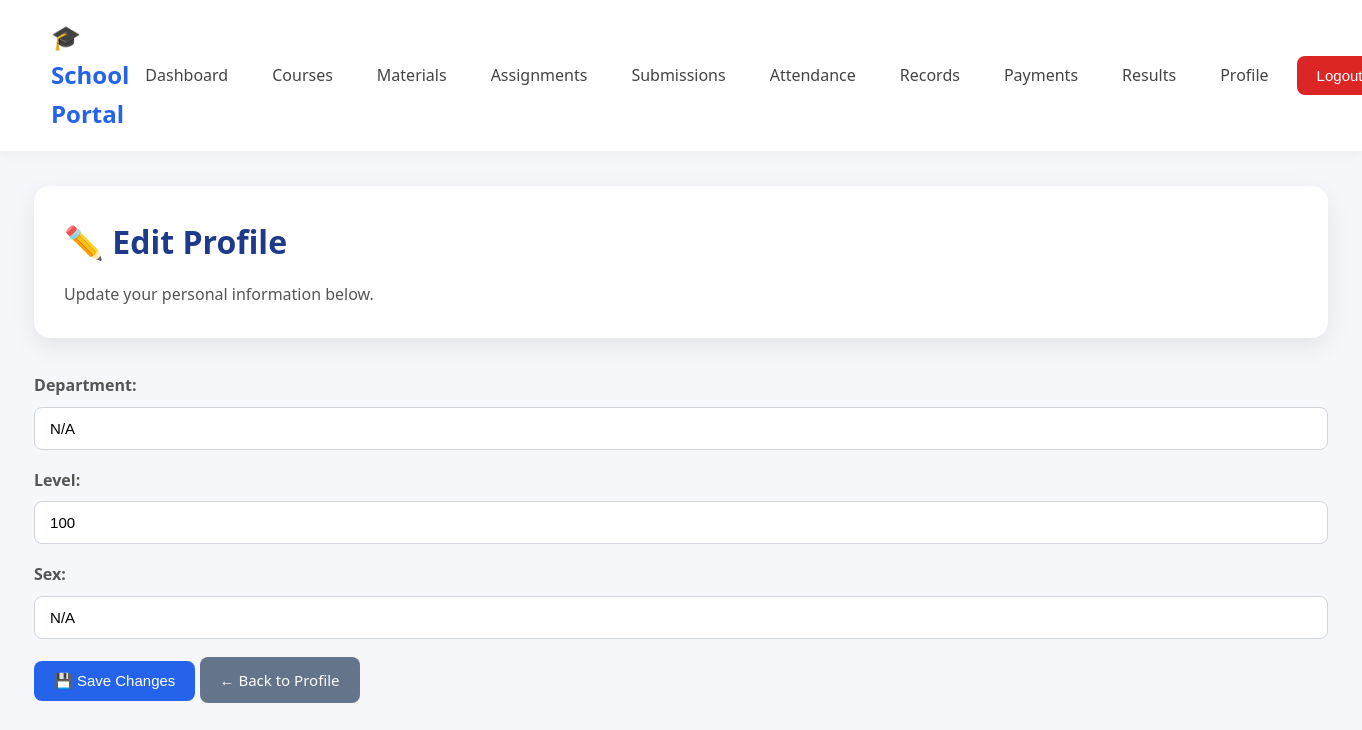
Screenshot of /profile/edit/ (signed in) with the database file from the repository.
### profiles/models.py (models this page shows, shortened)
class Profile(models.Model):
    user = models.OneToOneField(
        settings.AUTH_USER_MODEL,
        on_delete=models.CASCADE
    )
    registration_number = models.CharField(max_length=20, unique=True)
    department = models.CharField(max_length=100)
    level = models.PositiveIntegerField()
    sex = models.CharField(max_length=10)

### profiles/views.py (the view)
# urls.py: path('edit/',ProfileUpdateView.as_view(),name='edit_profile'),
class ProfileUpdateView(
    LoginRequiredMixin,
    UpdateView
):
    model = Profile
    form_class = ProfileForm
    template_name = "profiles/edit_profile.html"
    success_url = reverse_lazy("profile")
    def get_object(self):
        return self.request.user.profile

### profiles/forms.py
class ProfileForm(forms.ModelForm):
      class Meta:
        model = Profile
        fields = [
            "department",
            "level",
            "sex",
        ]

### profiles/templates/profiles/edit_profile.html (shortened to what this page needs)
{% extends "dashboard_base.html" %}
{% block content %}
<div class="page-header">
    <h1>✏️ Edit Profile</h1>
    <p>
        Update your personal information below.
    </p>
</div>
<div class="form-card">
    <form method="POST">
        {{ form.as_p }}
        <div class="form-actions">
            <button
                type="submit"
                class="btn btn-primary">
                💾 Save Changes
            </button>
            <a
                href="{% url 'profile' %}"
                class="btn btn-secondary">
                ← Back to Profile
            </a>
        </div>
    </form>
</div>
{% endblock %}

### static/css/style.css (style rules this page uses)
* { margin:0; padding:0; box-sizing:border-box; }
html { scroll-behavior:smooth; }
body { font-family:Segoe UI,Tahoma,Geneva,Verdana,sans-serif; background:#f5f7fb; color:#333; line-height:1.6; }
:root { --primary:#2563eb; --primary-dark:#1d4ed8; --success:#16a34a; --success-dark:#15803d; --danger:#dc2626; --danger-dark:#b91c1c; --warning:#f59e0b; --gray:#6b7280; --light:#ffffff; --background:#f5f7fb; --border:#e5e7eb; --shadow:0 8px 25px rgba(0,0,0,.08); --radius:12px; }
a { text-decoration:none; }
h1 { color:#1e3a8a; margin-bottom:15px; }
p { color:#555; }
form { width:100%; }
form p { margin-bottom:18px; }
label { display:block; margin-bottom:8px; font-weight:600; }
input, select, textarea { width:100%; padding:12px 15px; border:1px solid #d1d5db; border-radius:8px; outline:none; transition:.3s; font-size:15px; }
button, .btn { display:inline-block; padding:11px 20px; border:none; border-radius:8px; cursor:pointer; font-size:15px; transition:.3s; color:white; background:var(--primary); }
.page-header { background:white; padding:30px; border-radius:16px; margin-bottom:35px; box-shadow:var(--shadow); }
.page-header p { margin-top:10px; }
.btn-primary { background:var(--primary); }
.btn-secondary { background:#64748b; }
* { transition:all 0.2s ease-in-out; }

### rows the page displays
Profile: department "N/A", level "100", sex "N/A"
